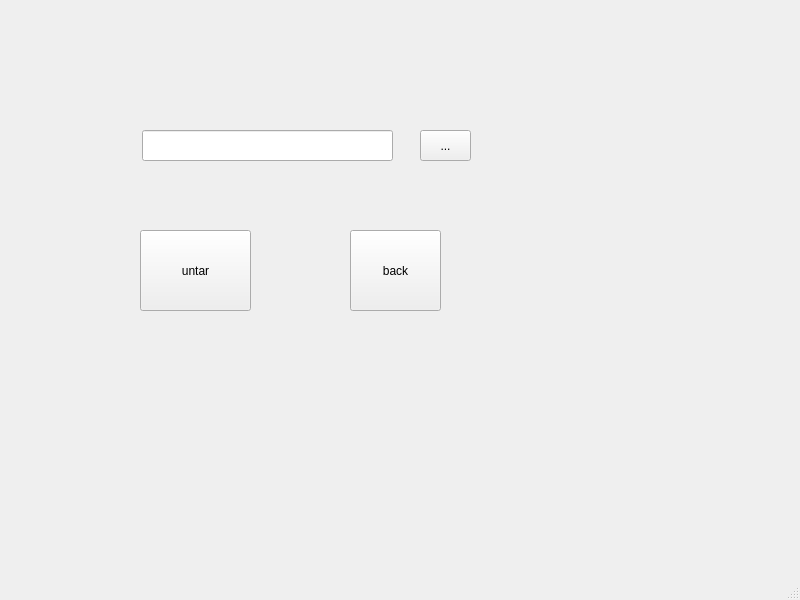
<?xml version="1.0" encoding="UTF-8"?>
<ui version="4.0">
 <class>unzip</class>
 <widget class="QMainWindow" name="unzip">
  <property name="geometry">
   <rect>
    <x>0</x>
    <y>0</y>
    <width>800</width>
    <height>600</height>
   </rect>
  </property>
  <property name="windowTitle">
   <string>MainWindow</string>
  </property>
  <widget class="QWidget" name="centralwidget">
   <widget class="QPushButton" name="pushButton">
    <property name="geometry">
     <rect>
      <x>140</x>
      <y>230</y>
      <width>111</width>
      <height>81</height>
     </rect>
    </property>
    <property name="text">
     <string>untar</string>
    </property>
   </widget>
   <widget class="QPushButton" name="backtoinitial">
    <property name="geometry">
     <rect>
      <x>350</x>
      <y>230</y>
      <width>91</width>
      <height>81</height>
     </rect>
    </property>
    <property name="text">
     <string>back</string>
    </property>
   </widget>
   <widget class="QLineEdit" name="line">
    <property name="geometry">
     <rect>
      <x>142</x>
      <y>130</y>
      <width>251</width>
      <height>31</height>
     </rect>
    </property>
   </widget>
   <widget class="QToolButton" name="toolButton">
    <property name="geometry">
     <rect>
      <x>420</x>
      <y>130</y>
      <width>51</width>
      <height>31</height>
     </rect>
    </property>
    <property name="text">
     <string>...</string>
    </property>
   </widget>
  </widget>
  <widget class="QMenuBar" name="menubar">
   <property name="geometry">
    <rect>
     <x>0</x>
     <y>0</y>
     <width>800</width>
     <height>21</height>
    </rect>
   </property>
  </widget>
  <widget class="QStatusBar" name="statusbar"/>
 </widget>
 <resources/>
 <connections/>
</ui>
